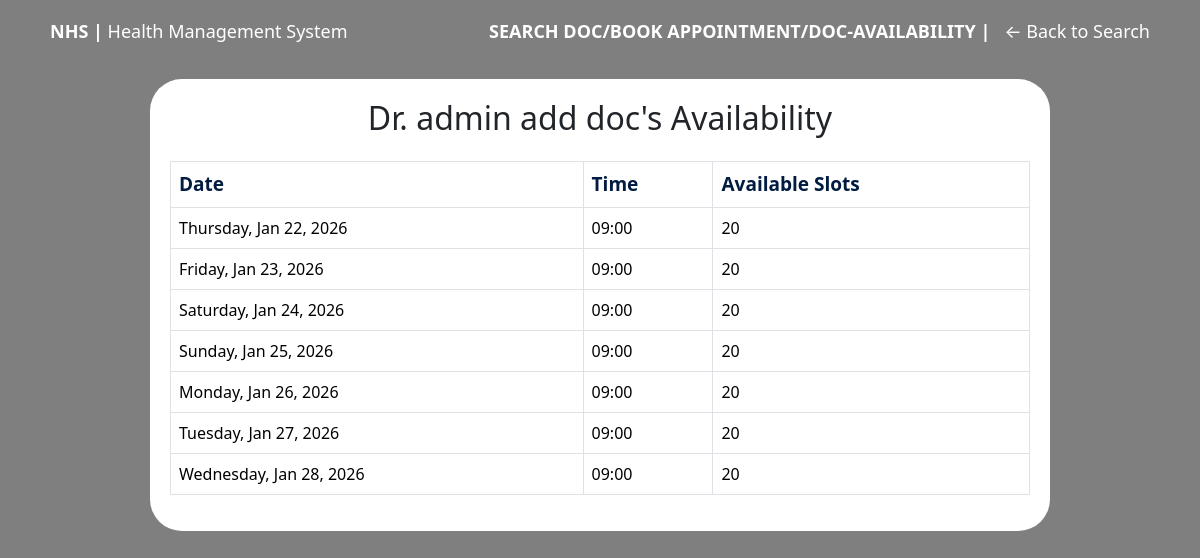
/patient/doctor_availability/1, run on an earlier commit of the app's database.
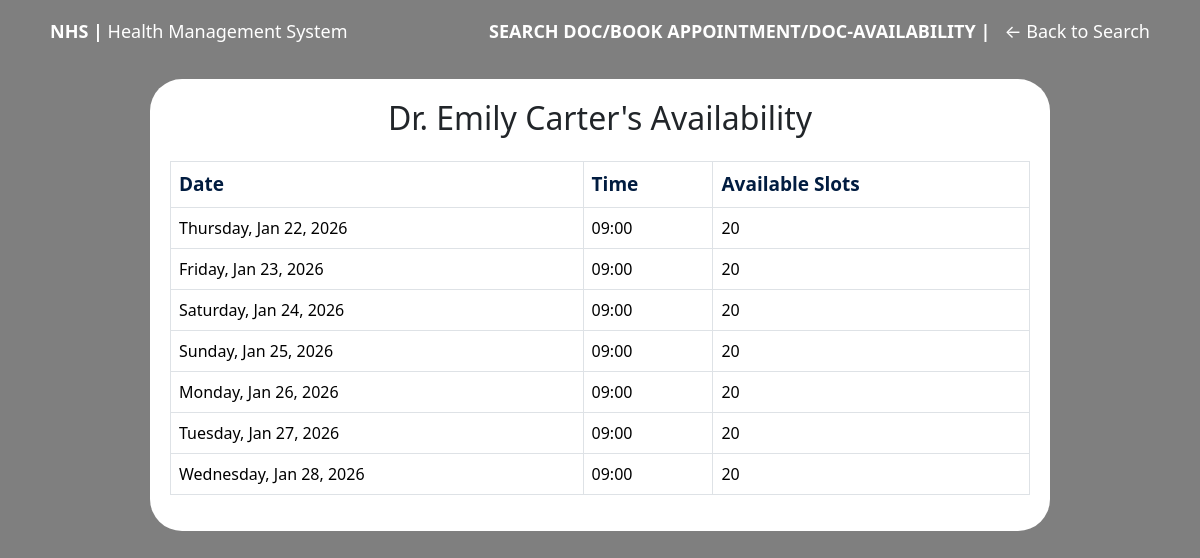
And on a later commit of the database.
### models/doctor.py (models this page shows, shortened)
class Doctor(db.Model, UserMixin):
    __tablename__ = 'doctor'
    doc_id = db.Column(db.Integer, primary_key=True, autoincrement=True)
    doc_email = db.Column(db.String(225), unique=True, nullable=False)
    doc_name = db.Column(db.String(225), nullable=False)
    doc_password = db.Column(db.String(225), nullable=False)
    doc_nic = db.Column(db.String(15), nullable=True)
    doc_tel = db.Column(db.String(15), nullable=True)
    specialty_id = db.Column(db.Integer, db.ForeignKey('specialities.id', ondelete='CASCADE'), nullable=True)
    appointments = db.relationship(
        'Appointment',
        back_populates='doctor',
        cascade='all, delete-orphan'
    )
    schedules = db.relationship(
        'DocSchedule',
        back_populates='doctor',
        cascade='all, delete-orphan',
        passive_deletes=True
    )

### app/routes/patient/see_docAvalability.py (the view)
@patient_bp.route('/doctor_availability/<int:doc_id>')
def doc_availability(doc_id):
    doctor = Doctor.query.get_or_404(doc_id)
    today = datetime.today().date()
    days = [today + timedelta(days=i) for i in range(7)]
    schedules = DocSchedule.query.filter(
        DocSchedule.doc_id == doc_id,
        DocSchedule.schedule_date >= today,
        DocSchedule.schedule_date <= days[-1]  # last day in range
    ).all()
    schedule = {sched_doc.schedule_date: sched_doc for sched_doc in schedules}
    docshed_see = []
    for day in days :
        sched_doc = schedule.get(day)
        if sched_doc:
            if sched_doc.schedule_time != time(0,0) and sched_doc.nop!=0:
                 docshed_see.append(sched_doc)
        else:
            docshed_see.append(DocSchedule(
                schedule_date=day,
                schedule_time=time(9,0),
                nop=20
            ))
    return render_template('patient/doc_availability.html', doctor=doctor, schedules=docshed_see)

### app/templates/patient/doc_availability.html (shortened to what this page needs)
{% extends 'layout.html' %}
{% block body %}landing-page{% endblock %}
{% block navbar %}
<div class="container nav_bar">
    <div class="d-flex justify-content-between align-items-center mt-2">
        <div><a href="{{ url_for('main.landing_page') }}"><strong>NHS |</strong> Health Management System</a></div>
        <div><a href="{{ url_for('patient.search_doctor') }}"><strong>SEARCH DOC/BOOK APPOINTMENT/DOC-AVAILABILITY |</strong> &nbsp; ← Back to Search</a></div>
    </div>
</div>
{% endblock %}
{% block body__content %}
<div class="main_container dashboard mt-4 mx-auto bg-white" style="max-width: 900px; border-radius: 2rem; padding: 20px; overflow-y:auto;">
    <h2 class="text-center mb-4">Dr. {{ doctor.doc_name }}'s Availability</h2>
    {% if schedules %}
    <div style="overflow-x: auto;">
        <table class="table table-hover table-bordered">
            <thead>
                <tr>
                    <th>Date</th>
                    <th>Time</th>
                    <th>Available Slots</th>
                </tr>
            </thead>
            <tbody>
            {% for sdoc in schedules %}
                <tr>
                    <td>{{ sdoc.schedule_date.strftime('%A, %b %d, %Y') }}</td>
                    <td>{{ sdoc.schedule_time.strftime('%H:%M') if sdoc.schedule_time else 'Anytime' }}</td>
                    <td>{{ sdoc.nop if sdoc.nop is not none else 'Unlimited' }}</td>
                </tr>
            {% endfor %}
            </tbody>
        </table>
    </div>
    {% else %}
        <p class="text-center">No availability information found for this doctor.</p>
    {% endif %}
</div>
{% endblock %}

What changed in the data, as far as the page shows it:
changed Doctor: doc_name "admin add doc" → "Emily Carter"
